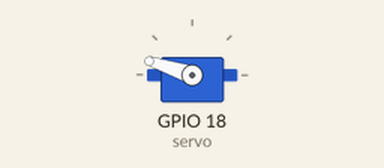
Recording of a program running on a simulated Raspberry Pi (BCM pin numbers). Parts: servo. Servo angles are drawn from the pulse width (0.5 ms = 0°, 2.5 ms = 180°).

Above: at 0.05 s.
At 3.0 s:
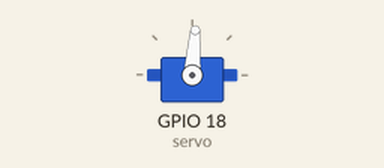
At 6.0 s:
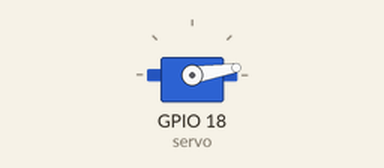
Timing chart, 0 to 7.8 s (numbered marks = the images above):
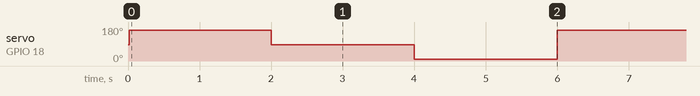

The program:

main.py
```python
import random
import time
import pygame
from pygame import mixer
from gpiozero import AngularServo

servo = AngularServo(18, min_pulse_width=0.0006, max_pulse_width=0.0023)

mixer.init()


class Run:
    def __init__(self):
        self.drop = True
        self.sfx_1 = mixer.Sound("pickupCoin.wav")
        self.sfx_2 = mixer.Sound("pickupCoin(1).wav")

    def Drop(self):
        if self.drop:
            while True:
                servo.angle = 90
                time.sleep(2)
                servo.angle = 0
                time.sleep(2)
                servo.angle = -90
                time.sleep(2)


run = Run()
run.Drop()
```

Measured:
- by itself, servo on GPIO 18 (servo): repeats every 6.0 s: 86° 2.0 s, 9° 2.0 s, 162° 2.0 s
